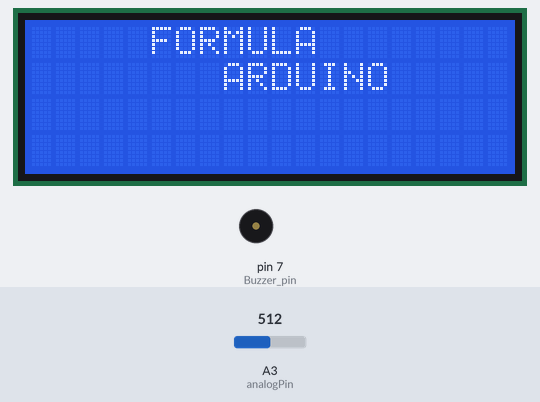
Recording of a sketch running on a simulated Arduino Uno, built with avr-gcc and run on an emulated ATmega328P. Shown: 20×4 character LCD, buzzer (waves = sounding). The inputs (shaded band) are chosen by the test bench; at power-on: A3 (analogPin) = 512. Random numbers use the default seed unless the sketch sets one.

Above: at 1.2 s.
1.3 s: A3 (analogPin) set to 428
At 2.0 s:
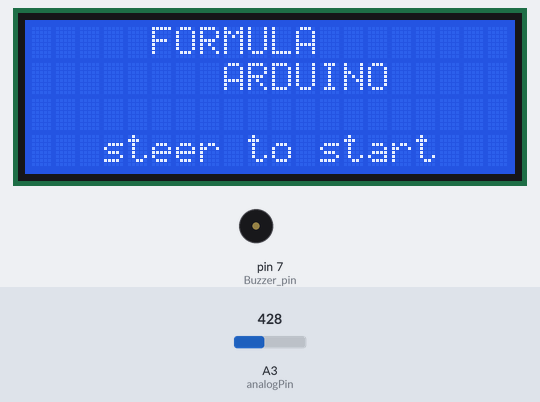
4.3 s: A3 (analogPin) set to 401
6.2 s: A3 (analogPin) set to 483
8.1 s: A3 (analogPin) set to 520
10.0 s: A3 (analogPin) set to 306
At 10.63 s:
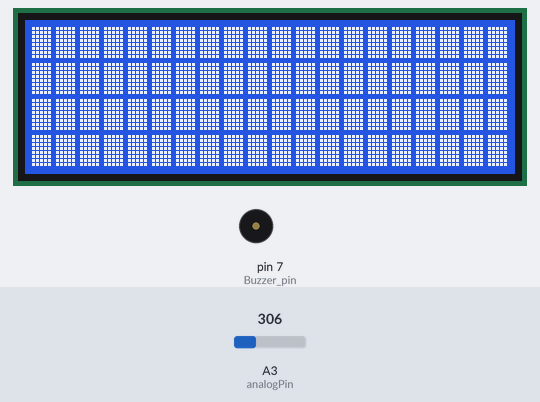
At 11.29 s:
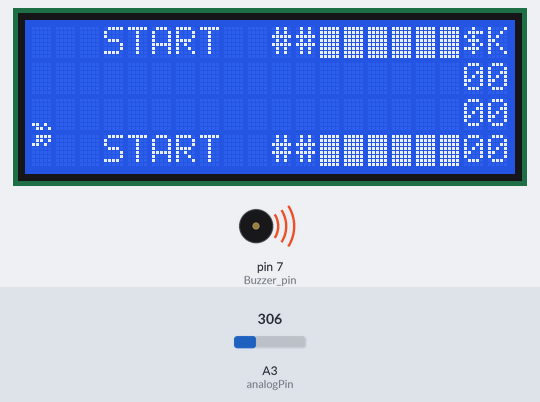
12.6 s: A3 (analogPin) set to 511
At 17.5 s:
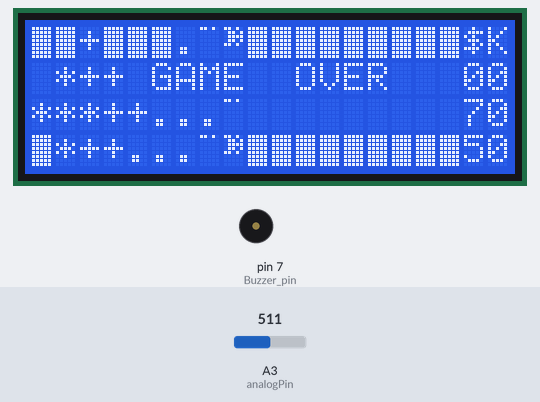
Timing chart, 0 to 17.9 s (numbered marks = the images above; inputs shaded):
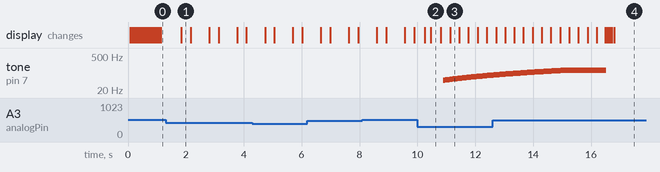

Measured:
- after the input at 10.0 s, tone on pin 7 (Buzzer_pin): plays 50 Hz for 0.03 s, 51 Hz for 0.05 s, 52 Hz for 0.05 s, 53 Hz for 0.05 s, 54 Hz for 0.05 s, 55 Hz for 0.05 s … (33 notes in this stretch), starting after 0.89 s

The sketch:

formula1.ino
```cpp
 /*
 * FORMULA ARDUINO
 * Simple racing game for arduino boards
 * with 20x4 lcd display and buzzer sound
 * effects support
 *
 * Developed by rikovmike
 * mike@rikovmike.ru
 *
 * ver a1.0
 */

/*
 * TODO: Add sfx sequencer for music and sfx
 */

/* Using LiquidCrystal lib
 */
#include <LiquidCrystal.h>
LiquidCrystal lcd( 12, 13, 8, 9, 10, 11); // Change it to your LCD connetcions

/*
 * Including some header files with initial game data
 */
#include "f1_carSetup.h"
#include "f1_roadSetup.h"

/*
 * Main game variables
 */
int gscore=0; // Global score

int state=4; // State-machine state


/*
 * Car physics (ho-ho)
 */
float distanceMonemtum=0;     // Special variable to move road tiles for 1 step (character) forward
float accelerationPoint=0.8;  // Acc will grow up to this value for smooth speeding up
float acceleration=0;         // Current acceleration

int blocksCursor=0;           //Draw-buffer cursor

int analogPin = A3;           //Analog pin for steering wheel

// car setup
int carPos=0;                 //Current car position on road
int maxCarPos=26;             //Max position by y.
int steeringVal=0;            //Current data from analogue pin
int carTilesFilled[4]={99,99,99,99};  //Using 4 free vert characters on each lcd sctring to draw car.
int deadTile=0;               //This is for game over effect


/*
 *  TITLE data
 *  Too lazy for it. Setting FULL 20-char strings ((
 *  Flashing title text to PROGMEM to save RAM space
*/
const char title_string1[20] PROGMEM = {' ',' ',' ',' ',' ','F','O','R','M','U','L','A',' ',' ',' ',' ',' ',' ',' ',' '};
const char title_string2[20] PROGMEM = {' ',' ',' ',' ',' ',' ',' ',' ','A','R','D','U','I','N','O',' ',' ',' ',' ',' '};
const char title_message1[] = "steer to start"; // Not nessersary to flash this string. Code to read it will be more painful, than few bytes of RAM, used by it. I think...

int titleStringsAnims[3]={0,0,0};    //Utility array for animation effect

int animPosChars[12]{5,5,4,4,3,3,2,2,1,1,0,0};  //Utility array for draw car tiles, especially in-between characters

String ingameMessage="";  //In-game message string. Used by in-game message effect
int ingameMessageTime=0;  //Used by in-game message effect


/*
 * Setup
 */


void setup()
{
  pinMode(7, OUTPUT); // Buzzer pin. PWM7.


  lcd.begin(20, 4);   //Setting up LCD

  // Adding car custom characters to LCD. Reading from PROGMEM
  for (int i=0;i<=5;i++){
    byte tmpChar[8];
    for (int j=0;j<8;j++){
      tmpChar[j]=pgm_read_byte_near(carFrames[i]+j);
    }
    lcd.createChar(i, tmpChar);
  }


}


/*
 * Main loop
 */

void loop()
{

  /*
   * Classic state machine!
   */
  switch(state){
    case 4:
      statePreStartScreen(); // Preparing initial vars
      break;
    case 5:
      stateStartScreenAnim(); // Cool title screen animation
      break;
    case 6:
      stateStartScreen(); // Title screen
      break;
    case 7:
      statePostStartScreen(); // Cool post-title animation
      break;
    case 10:
      stateGame();  // Game logic
      break;
    case 11:
      stateDie();  // Duying logic
      break;
    case 90:
      stateGameOver();  // Game over screen and animation
      break;
    default:
      stateStartScreen(); // If state unknown - start over
      break;
    }

}


/*
 *  START SCREEN BLOCK. States 4,5,6
 */

void statePreStartScreen(){

    titleStringsAnims[0]=0;
    titleStringsAnims[1]=1;
    titleStringsAnims[2]=0;
    gscore=0;
    state=5;
    memcpy(roadArray, roadArrayInit, sizeof(roadArrayInit));
    blocksCursor=0;
    distanceMonemtum=0;
    lastPatternResolveredPattern=1;
    ingameMessageTime=0;
}


void stateStartScreenAnim(){
    if (titleStringsAnims[0]<20){
        titleStringsAnims[0]++;

        // FORMULA

        if (titleStringsAnims[0]<19){
          lcd.setCursor(titleStringsAnims[0],0);
          lcd.write(byte(255));
        }
        for (int i=0;i<titleStringsAnims[0];i++){
           lcd.setCursor(i,0);
           lcd.write(pgm_read_byte_near(&title_string1[i]));
        }

        // ARDUINO

        if (titleStringsAnims[0]>0){
          lcd.setCursor(19-titleStringsAnims[0],1);
          lcd.write(byte(255));
        }
        for (int i=19-titleStringsAnims[0];i<20;i++){
           lcd.setCursor(i+1,1);
           lcd.write(pgm_read_byte_near(&title_string2[i+1]));
        }

        delay(50);
    }else{

        state=6;
    }

}


void stateStartScreen(){
  int sVal=0;

  titleStringsAnims[1]++;

  if (titleStringsAnims[1]>0&&titleStringsAnims[1]<=1){
     lcd.setCursor(3,3);
     lcd.print(title_message1);
  }
  if (titleStringsAnims[1]>1&&titleStringsAnims[1]<=2){
     lcd.setCursor(0,3);
     lcd.print("                    ");
  }

  if (titleStringsAnims[1]>2){
    titleStringsAnims[1]=0;
  }

  sVal = analogRead(analogPin);

  delay(320);

  if (abs(analogRead(analogPin)-sVal)>100){
    state=7;
  }

}


void ffxAnimateScreenWave(int sybmol=255){

    for (int i=-5;i<26;i++){
      //1st string
      if (i>=0&&i<=19){
        for (int j=0;j<4;j++){
          lcd.setCursor(i,j);
          lcd.write(byte(sybmol));
        }

      }
      delay(10);
    }

    for (int i=-5;i<26;i++){
      //1st string
      if (i>=0&&i<=19){
        for (int j=0;j<4;j++){
          lcd.setCursor(i,j);
          lcd.print(" ");
        }

      }
      delay(10);
    }
}


// Trying to use in-state loop. Maybe it's fun ))
void statePostStartScreen(){
    ffxAnimateScreenWave();
    state=10;
}


/*
 * Game logic block
 */

// State 10
void stateGame(){

  drawRoad(true);
  ffxIngameMessage();

  if (acceleration<accelerationPoint){
    acceleration+=0.005;
  }

  tone(7, 50+100*acceleration, 50+100*acceleration); // Make some noise :)

  steeringVal = analogRead(analogPin);
  carPos=32-int(round(steeringVal/32)); // Adapting steering data to screen coords
  if (carPos>maxCarPos){carPos=maxCarPos;} // Bad practice, but fast ) TODO: Make more precise calculations

  // Check and draw car tiles. Drawing is sub-char
  for (int i=0;i<=3;i++){
    carTilesFilled[i]=99;
    checkCarTile(i);
  }

  // Mover
  distanceMonemtum+=acceleration;
  if (distanceMonemtum>1){
    distanceMonemtum=0;
    blocksCursor++;
    roadMoveStep();
  }


  drawScore();
}


/*
 *  Draw road function. Take current state of draw buffer and draw it to screen.
 *  Also calling check-collision function while drawing
 */

void drawRoad(bool checkCollisions){
  int curs=0;
  for (int i=26-blocksCursor;i>=9-blocksCursor;i--){
    for (int j=0;j<=3;j++){
      lcd.setCursor((curs),j);
      if (roadArray[i][j]>0){
        // Check using special roadblocks from custom blocks array
        int roadBlock=0;
        if (curs==0&&checkCollisions){
          int col=checkColisiion(j,roadArray[i][j]);
          // If we get collision with powerup, remove powerup from pattern
          if (col==1){
            roadArray[i][j]=0;
            roadBlock=0;
          }
        }
        if (roadArray[i][j]<9){
          roadBlock=roadBlocks[roadArray[i][j]];
        }else{
          roadBlock=roadArray[i][j];
        }
        lcd.write(byte(roadBlock));
      }else{
        if (curs!=0){
          lcd.write(' ');
        }else{
         if (carTilesFilled[j]==99){
          lcd.write(' ');
         }
        }
      }
    }
    curs++;
  }
}


/*
 * Road mover. Moving draw buffer towards player. Filling off-screen buffer part with new patterns.
 * Patterns selected by pattern-resolver mechanism
 */

void roadMoveStep(){

  gscore+=1;
  if (blocksCursor>9){
    for (int i=0;i<9;i++){
      for (int j=0;j<4;j++){
        currPattern[i][j]=pgm_read_byte_near(&patterns[lastPatternResolveredPattern-1][i][j]);

        // If epmty space, spawn random powerup:
        if (currPattern[i][j]==0){
          if (random(0,100)==9){
            currPattern[i][j]=bonusBlocks[random(0,2)];
          }
        }
      }
    }

    lastPatternResolveredPattern=pgm_read_byte_near(&pattern_resolvers[lastPatternResolveredPattern-1][random(0, 7)]);

    blocksCursor=0;

    for (int i=17;i>=0;i--){
      for (int j=0;j<=3;j++){
        roadArray[i+9][j]=roadArray[i][j];
      }
    }

    for (int i=0;i<=8;i++){
      for (int j=0;j<=3;j++){
        roadArray[i][j]=currPattern[i][j];
      }
    }
  }

}


// Car drawer
void checkCarTile(int tileNum){
  int myCoord=tileNum*8;
    lcd.setCursor(0,tileNum);
    lcd.write(" ");
  int myCoordPos=myCoord-carPos;

  if (myCoordPos<=4&&myCoordPos>=-7){
    carTilesFilled[tileNum]=animPosChars[((myCoord-carPos)+7)];
    lcd.setCursor(0,tileNum);
    lcd.write(byte(carTilesFilled[tileNum]));

  }
}


// Ultra-precision fast and robust car physics collision detection!

int checkColisiion(int tileNum, int roadBlock){
   bool collision=true,iamsafe=false,iambonus=false;
   int ret=0;

   // Is safe block?
   if (carTilesFilled[tileNum]!=99){
    for (int i=0;i<(sizeof(safeBlocks) / sizeof(int));i++){
      if (roadBlock==safeBlocks[i]){
        iamsafe=true;
      }
    }

    // Or maybe bonus block?
    for (int i=0;i<(sizeof(bonusBlocks) / sizeof(int));i++){
      if (roadBlock==bonusBlocks[i]){
        iambonus=true;
      }
    }

    // If so, or if it just a road - no colision at all
    if (roadBlock==0||roadBlock>9||iamsafe||iambonus){
      collision=false;
    }

    //If there is a bonus, so take it. Returning "1" to road drawer to remove bonus from road data
    if (iambonus){
      ffxLaunchPowerup(tileNum,roadBlock);
      ret=1;
    }

   // Oh, no!
   if (collision){
    //DEAD!
    deadTile=tileNum;
    state=11;
   }


  }

  return ret;

}


/*
 *  END GAME BLOCK. States 11,90
 */

void stateDie(){
    acceleration=0;
    drawRoad(false);
    char rndChar[9]={'*','*','*','+','+','.','.','.'};
    for (int i=0;i<9;i++){
      lcd.setCursor(i,deadTile);
      lcd.write(rndChar[i]);
      lcd.setCursor(i,deadTile-(int(round(float(i)/4))));
      lcd.write(rndChar[int(float(i)+1.4)]);
      lcd.setCursor(i,deadTile-(int(round(float(i)/1))));
      lcd.write(rndChar[int(float(i)+1.6)]);
      lcd.setCursor(i,deadTile+(int(round(float(i)/4))));
      lcd.write(rndChar[int(float(i)+1.4)]);
      lcd.setCursor(i,deadTile+(int(round(float(i)/1))));
      lcd.write(rndChar[int(float(i)+1.6)]);

      delay(0+i*10);
    }
    state=90;
}

void stateGameOver(){
  lcd.setCursor(4,1);
  lcd.print(" GAME  OVER ");
  delay(1300);
  ffxAnimateScreenWave(42);
  state=4;
}


/*
 *  Special effects block
 */

// Powerup effect. Pauses game for short time to show animation.
void ffxLaunchPowerup(int posy,int powrpTile){
    if (powrpTile==5){
      gscore+=500;
      ingameMessage="+500$";
    }
    if (powrpTile==6){
      accelerationPoint+=accelerationPoint/100;
      ingameMessage="CHARGE!";
    }

    ingameMessageTime=30;

}


// Ingame message drawer
void ffxIngameMessage(){
  int startX=0;
  int txtSize=0;
  if (ingameMessageTime>0)  {
    ingameMessageTime--;
    Serial.println(ingameMessageTime);
    startX=9-(ingameMessage.length())/2;
    lcd.setCursor(startX,1);
    lcd.print(ingameMessage);
  }

}

// Draw score on screen
void drawScore(){
  lcd.setCursor(18,0);
  lcd.print("$K");
  lcd.setCursor(18,1);
  lcd.print(ExtractDigit(gscore,3));
  lcd.print(ExtractDigit(gscore,6));
  lcd.setCursor(18,2);
  lcd.print(ExtractDigit(gscore,2));
  lcd.print(ExtractDigit(gscore,5));
  lcd.setCursor(18,3);
  lcd.print(ExtractDigit(gscore,1));
  lcd.print(ExtractDigit(gscore,4));
}


/*
 * Utilites
 */

//Extracting digit from integer number. v - number, p - number of digit to extract
int ExtractDigit(int v, int p)
{
  return int(v/(pow(10,p-1))) - int(v/(pow(10,p)))*10;
}

/*
 * Not used function.
 * TODO: Make road template reverse method to save flash memory space
 */
void templateReverse(int arrTmpl[9][4]){
  int bufsize=4;
  for (int j=0;j<9;j++){
      int buf[4];
      for (int i = 0; i < 4; i++) {
        buf[i] = arrTmpl[j][i];
      }
      for (int i = 0; i < 4; i++) {
        arrTmpl[j][i] = buf[3 - i];
      }
  }
}
```

f1_carSetup.h
```cpp
/*
 * FORMULA ARDUINO
 * Car setup header file
 *
 * Using PROGMEM directive to store this massive data on flash, not in RAM
 *
 * Developed by rikovmike
 * mike@rikovmike.ru
 *
 * ver a1.0
 *
 */


const byte carFrames[6][8] PROGMEM = {


    {
    B11010,
    B00000,
    B00000,
    B00000,
    B00000,
    B00000,
    B00000,
    B00000
    },


    {
    B01111,
    B01101,
    B11010,
    B00000,
    B00000,
    B00000,
    B00000,
    B00000
    },


    {
    B11010,
    B01101,
    B01111,
    B01101,
    B11010,
    B00000,
    B00000,
    B00000
    },

    {
    B00000,
    B00000,
    B11010,
    B01101,
    B01111,
    B01101,
    B11010,
    B00000
    },

    {
    B00000,
    B00000,
    B00000,
    B00000,
    B11010,
    B01101,
    B01111,
    B01101
    },


    {
    B00000,
    B00000,
    B00000,
    B00000,
    B00000,
    B00000,
    B11010,
    B01101
    }


};
```

Source omitted: f1_roadSetup.h (data table, 4172 bytes)
